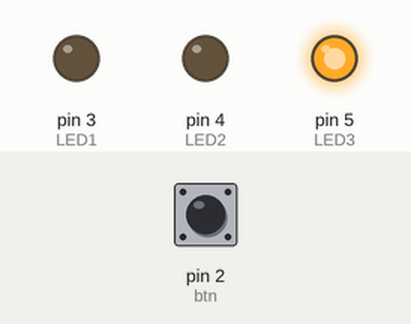
Recording of a sketch running on a simulated Arduino Uno, built with avr-gcc and run on an emulated ATmega328P. Shown: output pins drawn as LEDs (lit = HIGH). Dashed ring = blinking. The test bench sets the inputs (shaded band); at power-on: pin 2 (btn) HIGH.

Above: at 1.2 s.
1.3 s: pin 2 (btn) pulled LOW for 0.15 s
At 1.4 s:
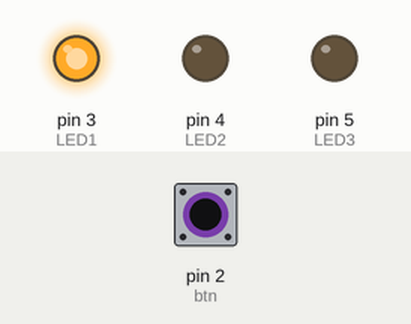
3.2 s: pin 2 (btn) pulled LOW for 3.2 s
At 3.5 s:
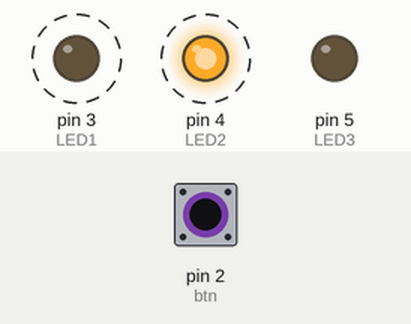
Timing chart, 0 to 7.9 s (numbered marks = the images above; inputs shaded):
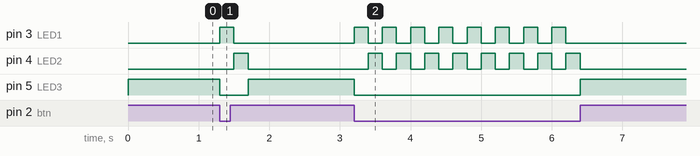

The sketch:

ArduinoLab2.ino
```cpp
/*
  Trent Chipman TESY 3300
  Blink two LEDs while button not pressed,
  then stop and turn on other LED when pressed.
*/
const int LED1 = 3;
const int LED2 = 4;
const int LED3 = 5;
const int btn = 2;
int btnstate = 0;
// the setup function runs once
void setup() {
  // initialize digital pins
  pinMode(LED1, OUTPUT);
  pinMode(LED2, OUTPUT);
  pinMode(LED3, OUTPUT);
  pinMode(btn, INPUT);
}

// the loop function runs forever
void loop() {
  btnstate = digitalRead(btn); // read button
  if(btnstate == 0){
    digitalWrite(LED3, LOW);
    digitalWrite(LED2, LOW);
    digitalWrite(LED1, HIGH);  // turn one LED on
    delay(200);                // wait for a bit
    digitalWrite(LED1, LOW);
    digitalWrite(LED2, HIGH);  // turn the other LED on
    delay(200);
  }else{
    digitalWrite(LED1, LOW);   // turn these off, and the 3rd on
    digitalWrite(LED2, LOW);
    digitalWrite(LED3, HIGH);
  }
}
```

Measured:
- after the input at 1.3 s, pin 3 (LED1): LOW → HIGH at once, → LOW 0.20 s later; pin 4 (LED2): LOW → HIGH after 0.20 s, → LOW 0.20 s later; pin 5 (LED3): HIGH → LOW at once, → HIGH 0.40 s later
- after the input at 3.2 s, pin 3 (LED1): alternates HIGH for 0.20 s and LOW for 0.20 s, 16 changes in all, then stays LOW, starting at once; pin 4 (LED2): alternates HIGH for 0.20 s and LOW for 0.20 s, 16 changes in all, then stays LOW, starting after 0.20 s; pin 5 (LED3): HIGH → LOW at once, → HIGH 3.2 s later
